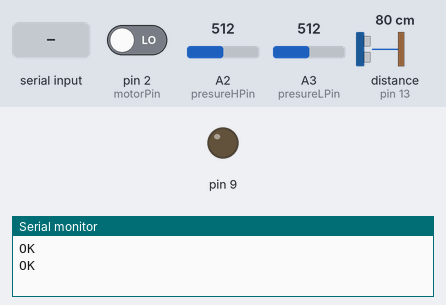
Simulated run of this sketch. Board: Arduino Uno, built with avr-gcc and run on an emulated ATmega328P. Shown: output pins drawn as LEDs (lit = HIGH), the last lines printed to the serial monitor. The inputs (shaded band) are chosen by the test bench; at power-on: pin 2 (motorPin) LOW, A2 (presureHPin) = 512, A3 (presureLPin) = 512, distance to the obstacle (sensor on pin 13) 80 cm. The echo pulse lasts 58.3 µs per cm; the modem accepts every AT command (registered, SIM ready, sends succeed) and sends nothing else.

Above: at 7.8 s.
7.9 s: "1" received over the second serial link
11.5 s: "0" received over the second serial link
13.8 s: "2" received over the second serial link
At 31.1 s:
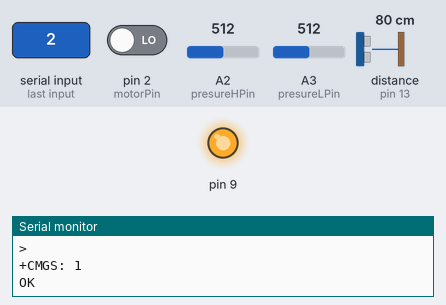
Timing chart, 0 to 67.2 s (numbered marks = the images above; inputs shaded):
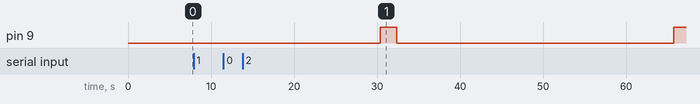

The sketch:

gprs_1.ino
```cpp
////////////////////////CONSTANTES///////////////////
#define PHMAX 3000
#define PLMAX 1000
#define EQID  2


///////////////////////////////////////////////////////7

#include <Ultrasonic.h>
#include <SoftwareSerial.h>

#define CHARCMD 128
#define ENTER 13

int leer_entradas();
/////menu///////////

////////////////////


char mensaje[30]; //variavle para poner el mensaje global

Ultrasonic ultrasonic(12,13,6000); // (Trig PIN,Echo PIN) 103 cm
SoftwareSerial mySerial(6,7);


//////////////////////////////////////////////////////// SETUP ////////////////////////////////////////////////////////////
void setup(){


mySerial.begin(19200); //puerto serie por software para comunicacion con modem
Serial.begin(19200);   // serie rx-tx 0,1


}

//////////////////////////////////////////////////// LOOP ////////////////////////////////////////////////////////////////

void loop(){


//LEER ENTRADAS ANALOGICAS,DIGITALES y retornar mensaje

delay(1000);

connectUDP();

leer_entradas();

sendUDP(mensaje);


powerUpOrDown();


}


///////////////////////////////////////////////////////PROTOTIPOS FUNCIONES //////////////////////////////////////////////////////
int leer_entradas(){

 ////////////////////////////////////////////////////DEFINIMOS PINES ANALOGICOS /////////////////////////////////////////////////
  int nivelPin   =0;
  int presureHPin=2;
  int presureLPin=3;
  //int D3Pin      =3;
  //int D4Pin      =4;
  //int D5Pin      =5;

 ////////////////////////////////////////////////////////SETEAMOS VARIABLES ANALOGICAS /////////////////////////////////////////
  int nivel_t=103;
  int nivelVal   =0;
  int presureHVal=0;
  int presureLVal=0;

/////////////////////////////////////////////////////////// DEFINIMOS PINES DIGITALES //////////////////////////////////////////
  int motorPin=2;

////////////////////////////////////////////////////////// SETEAMOS VARIABLES DIGITALES ///////////////////////////////////////
  int motorState=LOW;

 ///////////////////////////////////////////////////////// DEFINIMOS VARIABLE PARA MENSAJE ///////////////////////////////////
  float fph;
  int iph;

  float fpl;
  int ipl;


  pinMode(motorPin, INPUT);
  //////////////////////////////////////////////////////// leer valores /////////////////////////////////////////////////////
   motorState= digitalRead(motorPin);
   delay(10);
   nivelVal=ultrasonic.Ranging(CM);
   delay(10);
   presureHVal= analogRead(presureHPin);
   delay(10);
   presureLVal= analogRead(presureLPin);

  fph=(((float)presureHVal/1024.0f))*PHMAX;  // ADC calibration
  iph=( int)fph;

  fpl=(((float)presureLVal/1024.0f))*PLMAX;  // ADC calibration
  ipl=( int)fpl;


  sprintf(mensaje,"%d,%d,%d,%d,%d",EQID,motorState,nivelVal,ipl,iph);
   //delay(10000);
   Serial.println(mensaje);
   return 0;

}
//end leer entradas


/////////////////////////////////////////////////////////////////CONECXION//
int connectUDP()
{

 mySerial.println( "AT");
 delay(3000);
 ShowSerialData();

 mySerial.println( "ATE1");
 delay(3000);
 ShowSerialData();


 mySerial.println( "AT+CSQ");
 delay(3000);
 ShowSerialData();

 mySerial.println( "AT+CGATT=1");
 delay(3000);
 ShowSerialData();

 mySerial.println("AT+CGDCONT=1,\"IP\",\"internet.ctimovil.com.ar\"");
 delay(3000);
 ShowSerialData();

 mySerial.println("AT+CSTT=\"internet.ctimovil.com.ar\",\"cti\",\"cti\"");
 delay(3000);
 ShowSerialData();


 mySerial.println("AT+CIICR");
 delay(3000);
 ShowSerialData();


 mySerial.println("AT+CIFSR");
 delay(3000);
 ShowSerialData();


 mySerial.println("AT+CIPSTART=\"UDP\",\"xxxyyy.sytes.net\",\"17722\"");
 delay(3000);
 ShowSerialData();


}


//////////////////////////////////////////////////////////////////send udp packet to server //////////////////////////////
void sendUDP(char *mensaje)
{

   mySerial.println("AT+CIPSEND");
   delay(100);
   ShowSerialData();

   mySerial.println(mensaje);
   delay(100);
   ShowSerialData();
   mySerial.println((char)26);
   delay(1000);
   ShowSerialData();

}


void powerUpOrDown()
{
  pinMode(9, OUTPUT);
  digitalWrite(9,LOW);
  delay(1000);
  digitalWrite(9,HIGH);
  delay(2000);
  digitalWrite(9,LOW);
  delay(3000);
}


void ShowSerialData()
{
  while(mySerial.available()!=0)
    Serial.write(mySerial.read());
}
```
